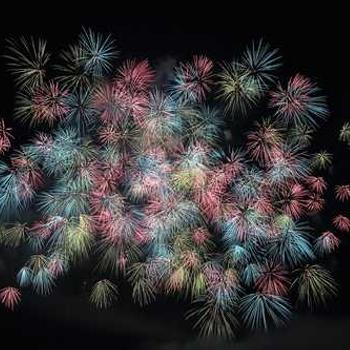
//> input picture imagen_a_color.jpg, 350 x 350 px
$ ./ejemplo imagen_a_color.jpg   (built with g++ and OpenCV 4)
//> lines starting //> are read from the running program, lines starting //| are printed output that depends on the picture
//install vtk hdf5 fmt

#include <iostream>
#include <opencv2/core/types.hpp>
#include <opencv2/core/mat.hpp>
#include <opencv2/imgcodecs.hpp>
#include <opencv2/highgui.hpp>
#include <chrono>


using namespace cv;
using namespace std;

int main(int argc, char* argv[]) {

	if(argc != 2) {
		cerr << "Debe agregar una imagen" << endl ;
		return 1;
	}
	cout << "Cargando imagen ..." << endl;
	Mat imagen = imread(argv[1], IMREAD_COLOR);
//> imagen is the input picture: 350 rows x 350 cols, CV_8UC3; mean B, G, R 52.3, 50.9, 53.9

	cout << "Filas (alto): " << imagen.rows << " Columnas (ancho): " << imagen.cols << endl;
//| Filas (alto): 350 Columnas (ancho): 350


	Mat output(imagen.rows, imagen.cols, CV_8UC1);

	uchar greyW;

	auto inicio = chrono::steady_clock::now();

	cout << "Comienza conversion ..." << endl;

	for(int r = 0; r < imagen.rows; r ++) {
		for(int c = 0; c < imagen.cols; c++) {
			Point3_<uchar>* p = imagen.ptr<Point3_<uchar> >(r, c);
			// azul (B) -> x, verde(G) -> y, rojo(R) -> z
			greyW = static_cast<uchar>((p->x) * 0.114 + (p->y) * 0.587 + (p->z) * 0.299);
			output.at<uchar>(r,c) = greyW;
		}
	}
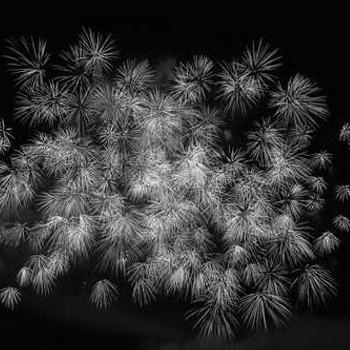
//> output: 350 rows x 350 cols, CV_8UC1; min 0, max 250, mean 51.6
//> after the loop, greyW = 16
	cout << "Finaliza conversion ..." << endl;

	imwrite("output.jpg", output);

	auto termino = chrono::steady_clock::now();

	chrono::duration<double> tiempo = termino - inicio;

	cout << "Tiempo de demora: " << tiempo.count() << " segundos" << endl;

	return 0;
}
